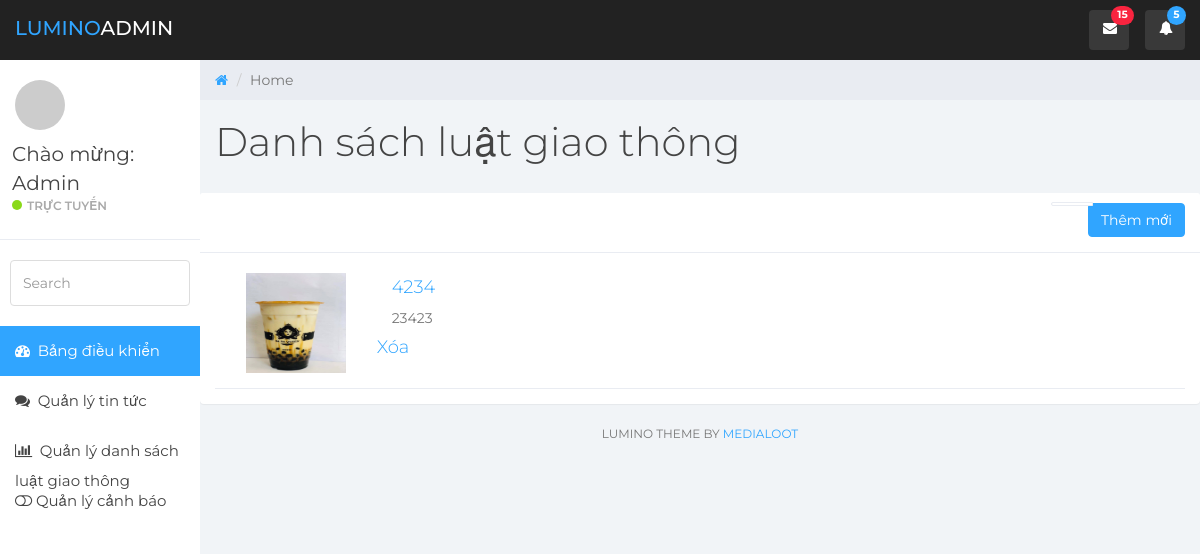
Screenshot of /admin/giaothong/index.php (signed in) with the database file from the repository.
### tables this page shows
CREATE TABLE `luatgiaothong` (
  `Id` int(11) NOT NULL,
  `HinhAnh` varchar(255) NOT NULL,
  `PhuongTien` varchar(255) NOT NULL,
  `TIeuDe` varchar(255) NOT NULL,
  `NoiDung` text NOT NULL,
  `MucPhat` varchar(255) NOT NULL,
  `NghiDinh` varchar(255) NOT NULL
);

### admin/Ketnoi/Truyvan.php (called while the page is built, shortened)
<?php
function danh_sach_luat_giao_thong()
{
      $sql = "SELECT * FROM luatgiaothong";
    return mysql_query($sql);
}
?>

### admin/giaothong/index.php (the view, shortened to what this page needs)
<?php
require "../Ketnoi/Truyvan.php";
?>
<html><head>
	<link href="../css/bootstrap.min.css" rel="stylesheet">
	<link href="../css/font-awesome.min.css" rel="stylesheet">
	<link href="../css/datepicker3.css" rel="stylesheet">
	<link href="../css/styles.css" rel="stylesheet">
</head>
<body>
	<nav class="navbar navbar-custom navbar-fixed-top" role="navigation">
		<div class="container-fluid">
			<div class="navbar-header">
				<a class="navbar-brand" href="#"><span>Lumino</span>Admin</a>
				<ul class="nav navbar-top-links navbar-right">
					<li class="dropdown"><a class="dropdown-toggle count-info" data-toggle="dropdown" href="#">
						<em class="fa fa-envelope"></em><span class="label label-danger">15</span>
					</a>
					</li>
					<li class="dropdown"><a class="dropdown-toggle count-info" data-toggle="dropdown" href="#">
						<em class="fa fa-bell"></em><span class="label label-info">5</span>
					</a>
					</li>
				</ul>
			</div>
		</div>
	</nav>
	<div id="sidebar-collapse" class="col-sm-3 col-lg-2 sidebar collapse in" aria-expanded="true" style="">
	<?php require "../Block/danhmuc.php"  ?>
	</div>
	<div class="col-sm-9 col-sm-offset-3 col-lg-10 col-lg-offset-2 main">
	<div class="row">
			<ol class="breadcrumb">
				<li><a href="../home.php">
					<em class="fa fa-home"></em>
				</a></li>
				<li class="active">Home</li></li>
			</ol>
		</div>
		<div class="row">
			<div class="col-lg-12">
				<h1 class="page-header">Danh sách luật giao thông</h1>
			</div>
		</div>
		<div class="row">
			<div class="">
				<div class="panel panel-default articles">
					<div class="panel-heading">
						<a href="../giaothong/them.php"><button type="button"  class="btn btn-md btn-primary">Thêm mới</button></a>
						<span class="pull-right clickable panel-toggle panel-button-tab-left"></span></div>
					<div class="panel-body articles-container">
						<?php
							$ds_luat = danh_sach_luat_giao_thong();
							while ($row_dsluat = mysql_fetch_array($ds_luat))
							{
						?>
						<div class="article border-bottom">
							<div class="col-xs-12">
								<div class="row">
									<div class="col-xs-2 col-md-2 date">
										<div class="large">
                                   <img style="width:100px;height:100px;" src="../../HinhAnh/Luat/<?php echo $row_dsluat['HinhAnh'] ?>" alt="Italian Trulli">
                                        </div>
									</div>
									<div class="col-xs-10 col-md-10">
										<h4><a href="edit.php?Id=<?php echo $row_dsluat['Id'] ?>"><?php echo $row_dsluat['TIeuDe'] ?></a></h4>
										<p><?php echo $row_dsluat['NoiDung'] ?></p>
									</div>
									<h4><a href="xoa.php?Id=<?php echo $row_dsluat['Id'] ?>">Xóa</a></h4>
								</div>
							</div>
						</div>
						<?php
							}
						?>
					</div>
				</div>
			</div>
			<div class="col-md-6">
			</div>
			<div class="col-sm-12">
				<p class="back-link">Lumino Theme by <a href="https://www.medialoot.com">Medialoot</a></p>
			</div>
		</div>
	</div>
</body></html>

### admin/css/styles.css (style rules this page uses)
body { background: #f1f4f7; padding-top: 60px; font-size: 14px; color: #444444; font-family: "Montserrat", "Helvetica Neue", Helvetica, Arial, sans-serif; }
p { color: #777; }
a, a:hover, a:focus { color: #30a5ff; }
h1, h2, h3, h4, h5, h6 { color: #444444; }
h1 { font-weight: 300; font-size: 40px; }
h3, h4 { font-weight: 300; }
.large { font-size: 2em; }
.navbar-custom { background: #222; height: 60px; }
.navbar-header .navbar-brand { color: #fff; font-size: 20px; text-transform: uppercase; font-weight: 500; height: 60px; padding-top: 18px; }
.navbar-header .navbar-brand span { color: #30a5ff; }
.dropdown { background: rgba(255, 255, 255, 0.1); float: left; margin: 10px 8px; padding: 0px; border-radius: 4px; }
.dropdown a.dropdown-toggle { color: #fff; height: 40px; width: 40px; padding-top: 11px; padding-left: 9px; }
.dropdown .label { top: -4px; left: 22px; padding-top: 4px; padding-bottom: 4px; position: absolute; border-radius: 9999px; }
.navbar-top-links li:last-child { margin-right: 15px; }
.dropdown em { margin: 0 5px; }
.btn-primary, .btn-primary:hover, .btn-primary:focus, .btn-primary:active, .btn-primary.active, .open > .dropdown-toggle.btn-primary, .btn-primary.disabled, .btn-primary[disabled], fieldset[disabled] .btn-primary, .btn-primary.disabled:hover, .btn-primary[disabled]:hover, fieldset[disabled] .btn-primary:hover, .btn-primary.disabled:focus, .btn-primary[disabled]:focus, fieldset[disabled] .btn-primary:focus, .btn-primary.disabled:active, .btn-primary[disabled]:active, fieldset[disabled] .btn-primary:active, .btn-primary.disabled.active, .btn-primary[disabled].active, fieldset[disabled] .btn-primary.active { background-color: #30a5ff; border-color: #30a5ff; float: right; }
.label-info { background-color: #30a5ff; }
.label-danger { background-color: #f9243f; }
.panel { border: 0; }
.panel-heading { font-size: 20px; font-weight: 300; letter-spacing: 0.025em; height: 60px; line-height: 38px; }
.panel-default .panel-heading { background: #fff; border-bottom: 1px solid #e9ecf2; color: #444444; }
.panel-settings a, .panel-toggle { width: 40px; padding: 2px 0 0 0; }
.panel-settings, .panel-toggle { display: inline-block; margin: -1px -5px 0 15px !important; border-radius: 4px; text-align: center; border: 1px solid #e9ecf2; color: #7c7c7c; background: #fff; width: 42px; }
.clickable { cursor: pointer; }
.panel-heading span { margin: 0px; font-size: 14px; }
.panel-button-tab-left { border-top-right-radius: 0; border-bottom-right-radius: 0; }
.border-bottom { border-bottom: 1px solid #dadbda; }
.panel .border-top, .panel .border-right, .panel .border-bottom, .panel .border-left { border-color: #e9ecf2; }
.article { padding: 10px 0; }
.article:first-child { padding: 0 0 10px 0; }
.article h4 { margin-bottom: 10px; }
.article .date { text-align: center; margin: 5px auto; display: block; }
.navbar { border: 0; }
.sidebar { display: block; padding: 0; display: none; box-shadow: none; background: #fff; }
@media (min-width: 768px) { .sidebar { display: block; position: fixed; top: 60px; bottom: 0; left: 0; z-index: 1000; display: block; margin: 0; padding: 0; overflow-x: hidden; overflow-y: auto; } }
@media (min-width: 768px) { .navbar-header { width: 100%; } }
.breadcrumb { border-radius: 0; padding: 10px 15px 10px 15px; background: #e9ecf2; margin: 0; }
h1.page-header { margin-top: 20px; border-bottom: 0; }
p.back-link { text-align: center; margin-bottom: 20px; font-size: 12px; text-transform: uppercase; }

### rows the page displays
luatgiaothong: HinhAnh (picture), TIeuDe "4234", NoiDung "23423"

### other values shown
$_SESSION["Name"] "Admin"
